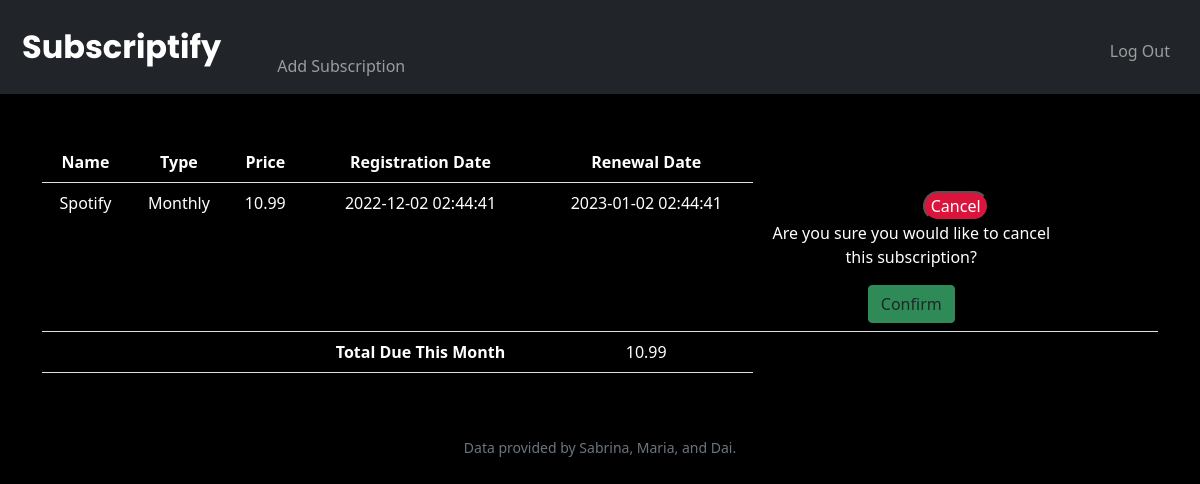
Page / (signed in) on the earlier database version.
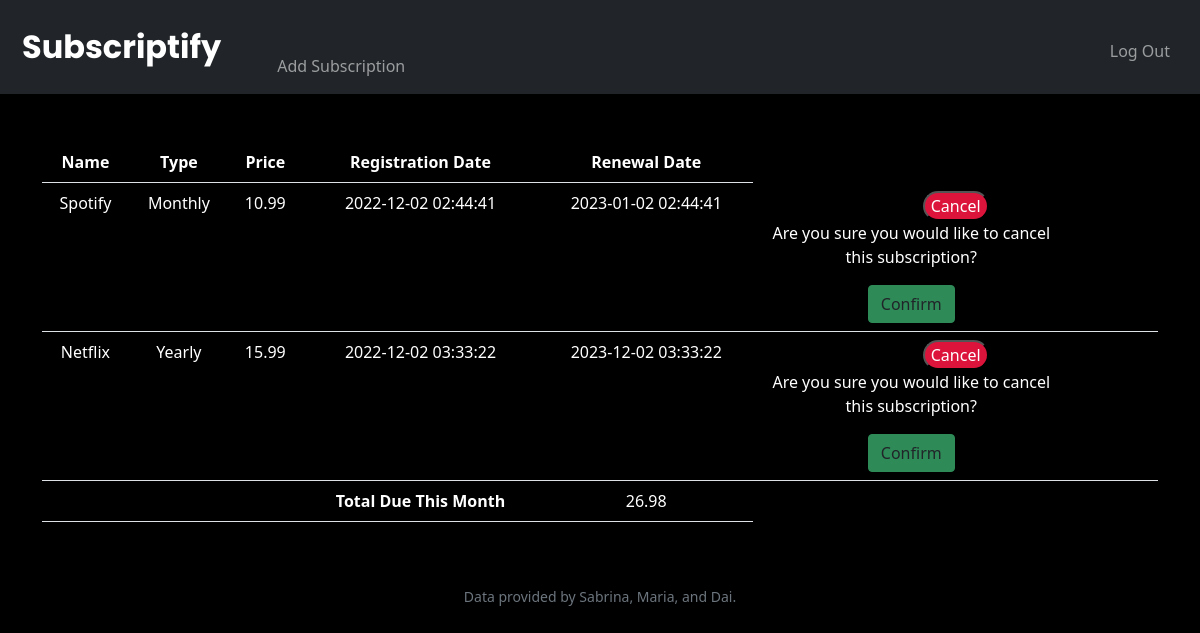
Same page on the later database version.
### tables this page shows
CREATE TABLE transactions (
id INTEGER NOT NULL,
user_id INTEGER NOT NULL,
name TEXT NOT NULL,
type TEXT NOT NULL,
price NUMERIC NOT NULL,
reg_date DATETIME NOT NULL,
cancelled BOOLEAN NOT NULL,
PRIMARY KEY(id),
FOREIGN KEY (user_id) REFERENCES users(id)
);

### app.py (the view)
@app.route("/")
@login_required
def index():
    transactions_db = db.execute("SELECT * FROM transactions WHERE user_id = ? AND cancelled = ?", session["user_id"], 0)
    total = 0
    for entry in transactions_db:
        ren_date = datetime.strptime(entry["reg_date"],'%Y-%m-%d %H:%M:%S')
        if entry["type"] == "Monthly":
            while ren_date < datetime.now():
                if ren_date.month == 12:
                    new_month = 1
                    new_year = ren_date.year + 1
                else:
                    new_month = ren_date.month + 1
                    new_year = ren_date.year
                ren_date = ren_date.replace(month = new_month, year = new_year)
            entry["ren_date"] = ren_date
            total += entry["price"]
        elif entry["type"] == "Yearly":
            while ren_date < datetime.now():
                new_year = ren_date.year + 1
                ren_date = ren_date.replace(year = new_year)
            entry["ren_date"] = ren_date
            if entry["ren_date"].month == datetime.now().month:
                total += entry["price"]
        else:
            entry["ren_date"] = ren_date + timedelta(days = int(entry["type"]))
    return render_template("index.html", transactions=transactions_db, total=total)

### app.py (called while the page is built)
@app.after_request
def after_request(response):
    response.headers["Cache-Control"] = "no-cache, no-store, must-revalidate"
    response.headers["Expires"] = 0
    response.headers["Pragma"] = "no-cache"
    return response

### helpers.py (called while the page is built)
def login_required(f):
    @wraps(f)
    def decorated_function(*args, **kwargs):
        if session.get("user_id") is None:
            return redirect("/login")
        return f(*args, **kwargs)
    return decorated_function

### sql.py (called while the page is built, shortened)
def _enable_logging(f):
    import logging
    import functools
    import os
    @functools.wraps(f)
    def decorator(*args, **kwargs):
        try:
            import flask
        except ModuleNotFoundError:
            return f(*args, **kwargs)
        disabled = logging.getLogger("cs50").disabled
        if flask.current_app and os.getenv("FLASK_ENV") == "development":
            logging.getLogger("cs50").disabled = False
        try:
            return f(*args, **kwargs)
        finally:
            logging.getLogger("cs50").disabled = disabled
    return decorator

def _parse_placeholder(token):
    import re
    import sqlparse
    if not isinstance(token, sqlparse.sql.Token) or token.ttype != sqlparse.tokens.Name.Placeholder:
        raise TypeError()
    if token.value == "?":
        return "qmark", None

    def _disconnect(self):
        if hasattr(_data, self._name()):
            getattr(_data, self._name()).close()
            delattr(_data, self._name())

    def _name(self):
        return str(hash(self))

        def connect(dbapi_connection, connection_record):
            if type(dbapi_connection) is sqlite3.Connection:  # If back end is sqlite
                cursor = dbapi_connection.cursor()
                cursor.execute("PRAGMA foreign_keys=ON")
                cursor.close()

### templates/index.html (shortened to what this page needs)
{% extends "layout.html" %}
{% block main %}
    <div class="container">
        <table class="table">
            <tr>
                <th>Name</th>
                <th>Type</th>
                <th>Price</th>
                <th>Registration Date</th>
                <th>Renewal Date</th>
            </tr>
            {% for entry in transactions %}
                <tr>
                    <td>{{ entry['name'] }}</td>
                    <td>{{ entry['type'] }}</td>
                    <td>{{ entry['price'] }}</td>
                    <td>{{ entry['reg_date'] }}</td>
                    <td>{{ entry['ren_date'] }}</td>
                    <td>
                        <button class="cancel">Cancel</button>
                        <div class = "popup">
                            <p>Are you sure you would like to cancel this subscription?</p>
                        <button class="btn">Confirm</button>
                    </td>
                </tr>
            {% endfor %}
            <tr>
                <td></td>
                <td></td>
                <td></td>
                <td><strong>Total Due This Month</strong></td>
                <td>{{ total }}</td>
            </tr>
        </table>
    </div>
{% endblock %}

### templates/layout.html (shortened to what this page needs)
<!DOCTYPE html>
<html lang="en">
    <head>
        <link href="https://cdn.jsdelivr.net/npm/bootstrap@5.1.3/dist/css/bootstrap.min.css" rel="stylesheet">
        <link rel="stylesheet"  href="/static/styles.css"/>
    </head>
    <body>
       <nav class = "bg-dark navbar navbar-expand-md navbar-dark">
            <div class="container-fluid">
                <a class="navbar-brand" href="/"><span class="white">Subscriptify</span>
                <div class="collapse navbar-collapse" id="navbar">
                    {% if session["user_id"] %}
                        <ul class="navbar-nav me-auto mt-2">
                            <li class="nav-item"><a class="nav-link" href="/add">Add Subscription</a></li>
                        </ul>
                        <ul class="navbar-nav ms-auto mt-2">
                            <li class="nav-item"><a class="nav-link" href="/logout">Log Out</a></li>
                        </ul>
                    {% else %}
                        <ul class="navbar-nav ms-auto mt-2">
                            <li class="nav-item"><a class="nav-link" href="/register">Register</a></li>
                            <li class="nav-item"><a class="nav-link" href="/login">Log In</a></li>
                        </ul>
                    {% endif %}
                </div>
            </div>
        </nav>
        <main class="container-fluid py-5 text-center">
            {% block main %}{% endblock %}
        </main>
        <footer class="mb-5 small text-center text-muted">
            Data provided by Sabrina, Maria, and Dai.
        </footer>
    </body>
</html>

### static/styles.css (style rules this page uses)
nav { padding: 10px 10px; background-color:black; }
.white { color:white; font-size: xx-large; font-weight: bold; font-family: Poppins, sans-serif; text-decoration:none; }
body { background-color:black; }
.table { color:white; }
.btn { background-color:seagreen; border-color:seagreen; }
.cancel { background-color:crimson; color:white; border-radius: 30px; }
.popup { width:300px; }

Differences in the rows shown:
added transactions: name "Netflix", type "Yearly", price "15.99", reg_date "2022-12-02 03:33:22", ren_date "2023-12-02 03:33:22"
Other differences:
{{ total }}: "10.99" → "26.98"
